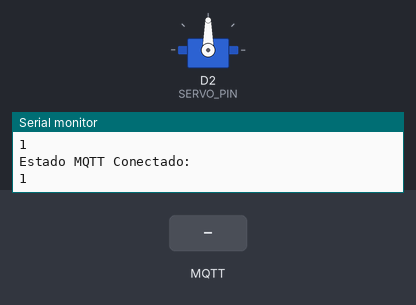
Simulated run of this sketch. Board: ESP8266 (NodeMCU). On the bench: servo, the last lines printed to the serial monitor. The test bench sets the inputs (shaded band). WiFi joins after 1.5 s; servers stay silent unless stated; no MQTT or app messages arrive unless stated.

Above: at 3.7 s.
3.8 s: MQTT message "1" arrives on the second subscribed topic
At 5.2 s:
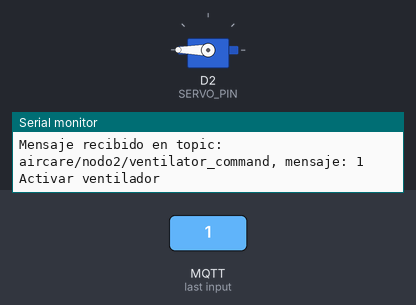
6.0 s: MQTT message "0" arrives on the second subscribed topic
At 7.0 s:
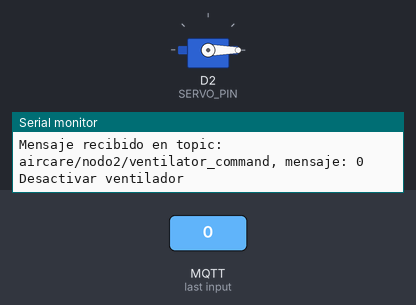
Timing chart, 0 to 9.0 s (numbered marks = the images above; inputs shaded):
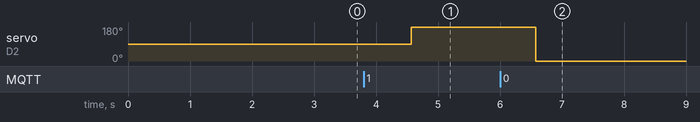

The sketch:

NODO2.ino
```cpp
#include <Arduino.h>
#include <ESP8266WiFi.h>
#include <Arduino.h>
#include <ESP8266WiFi.h>
#include <PubSubClient.h>
#include <Servo.h>

#define WIFI_SSID "Proyectos"
#define WIFI_PASSWORD "pacito123"

#define MQTT_BROKER "test.mosquitto.org"
#define MQTT_PORT 1883

#define MQTT_CLIENT_ID_SLAVE "esp8266_slave_aircare"
#define MQTT_SERVO_COMMAND_TOPIC "aircare/nodo2/servo_command"
#define MQTT_VENTILADOR_COMMAND_TOPIC "aircare/nodo2/ventilator_command"

#define SERVO_PIN D2
Servo myServo;
WiFiClient espClient;
PubSubClient mqttClient(espClient);

void connectWiFi() {
  Serial.print("Conectando a WiFi: ");
  Serial.println(WIFI_SSID);

  WiFi.mode(WIFI_STA);
  WiFi.begin(WIFI_SSID, WIFI_PASSWORD);

  int attempts = 0;
  while (WiFi.status() != WL_CONNECTED && attempts < 20) {
    delay(500);
    Serial.print(".");
    attempts++;
  }

  if (WiFi.status() == WL_CONNECTED) {
    Serial.println("");
    Serial.println("WiFi Conectado");
    Serial.print("Dirección IP: ");
    Serial.println(WiFi.localIP());
  } else {
    Serial.println("Fallo de conexión WiFi");
    Serial.print("Estado de WiFi: ");
    Serial.println(WiFi.status());
  }
}

void connectMQTT() {
  mqttClient.setServer(MQTT_BROKER, MQTT_PORT);
  mqttClient.setCallback(callback);
  mqttClient.setBufferSize(512);

  int attempts = 0;
  while (!mqttClient.connected() && attempts < 5) {
    Serial.print("Conectando a MQTT Broker...");
    if (mqttClient.connect(MQTT_CLIENT_ID_SLAVE)) {
      Serial.println("Conectado a MQTT Broker");
      mqttClient.subscribe(MQTT_SERVO_COMMAND_TOPIC);
      Serial.print("Suscrito al topic: ");
      Serial.println(MQTT_SERVO_COMMAND_TOPIC);
      mqttClient.subscribe(MQTT_VENTILADOR_COMMAND_TOPIC);
      Serial.print("Suscrito al topic: ");
      Serial.println(MQTT_VENTILADOR_COMMAND_TOPIC);
    } else {
      Serial.print("falló, rc=");
      Serial.print(mqttClient.state());
      Serial.println(" Reintentando en 5 segundos");
      delay(5000);
      attempts++;
    }
  }
  if (!mqttClient.connected()) {
    Serial.println("Fallo de conexión MQTT");
  }
}

void callback(char* topic, byte* payload, unsigned int length) {
  Serial.println("Callback ejecutado");
  Serial.print("Mensaje recibido en topic: ");
  Serial.print(topic);
  Serial.print(", mensaje: ");
  String message = "";
  for (int i = 0; i < length; i++) {
    message += (char)payload[i];
  }
  Serial.println(message);

  if (String(topic) == MQTT_VENTILADOR_COMMAND_TOPIC) {
    if (message == "1") {
      Serial.println("Activar ventilador");
      myServo.write(180);
      //if (String(topic) == MQTT_SERVO_COMMAND_TOPIC) {
       // Serial.print("Comando servo recibido: ");
       // Serial.println(message);
       // int servoGrados = message.toInt();
       // myServo.detach();//Desadjuntar después de mover
       // Serial.print("Moviendo servo a: ");
      //  Serial.println(servoGrados);
       // myServo.write(servoGrados);
        //delay(1000); //Pequeña pausa para que el servo se mueva
      // Aquí iría la lógica para activar el ventilador

    } else if (message == "0") {
      Serial.println("Desactivar ventilador");
      myServo.write(0);
      // Aquí iría la lógica para desactivar el ventilador
    }
  }
}

void setup() {
  Serial.begin(115200);
  delay(1000);
  connectWiFi();
  mqttClient.setClient(espClient);
  connectMQTT();
  myServo.attach(SERVO_PIN);
  Serial.println("ESP Esclavo Aircare Iniciado");
}

void loop() {
  Serial.println("Estado MQTT Conectado: ");
  Serial.println(mqttClient.connected());
  //if (!mqttClient.connected()) {
  //  connectMQTT();
 // }
  mqttClient.loop(); // Asegúrate de llamar mqttClient.loop() aquí
  delay(1000);
}
```

Measured:
- after the input at 3.8 s, servo on D2 (SERVO_PIN): 90° → 180° after 0.77 s
- after the input at 6.0 s, servo on D2 (SERVO_PIN): 180° → 0° after 0.58 s
